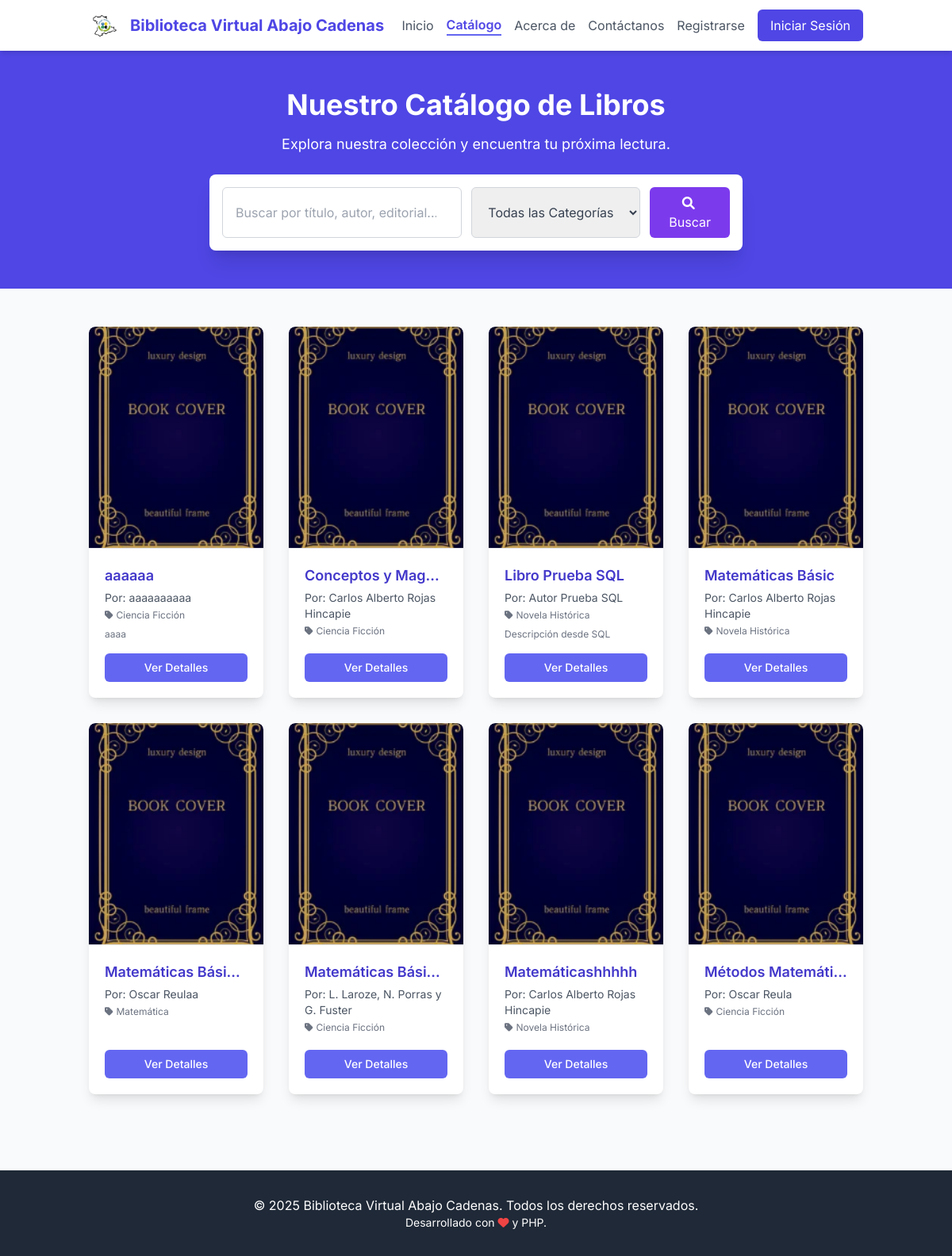
/catalogo.php, run on the app's committed database.
### tables this page shows
CREATE TABLE `libros` (
  `id` int(11) NOT NULL,
  `titulo` varchar(255) NOT NULL,
  `autor` varchar(255) DEFAULT NULL,
  `editorial` varchar(255) DEFAULT NULL,
  `descripcion` text DEFAULT NULL,
  `categoria_id` int(11) DEFAULT NULL,
  `ruta_archivo_pdf` varchar(255) NOT NULL,
  `ruta_portada_img` varchar(255) DEFAULT NULL,
  `subido_por_usuario_id` int(11) DEFAULT NULL,
  `fecha_subida` timestamp NOT NULL DEFAULT current_timestamp(),
  `palabras_clave` text DEFAULT NULL,
  `ano_publicacion` int(4) DEFAULT NULL,
  `cantidad_disponible` int(11) DEFAULT 1,
  `visualizaciones` int(11) DEFAULT 0,
  `descargas` int(11) DEFAULT 0
);

CREATE TABLE `categorias` (
  `id` int(11) NOT NULL,
  `nombre` varchar(100) NOT NULL,
  `descripcion` text DEFAULT NULL,
  `creada_por` int(11) DEFAULT NULL,
  `fecha_creacion` timestamp NOT NULL DEFAULT current_timestamp()
);

### catalogo.php (the view, shortened to what this page needs)
<?php
require_once 'db_config.php';
$search_query = isset($_GET['q']) ? trim($_GET['q']) : '';
$libros_por_pagina = 12;
$pagina_actual = isset($_GET['pagina']) ? (int)$_GET['pagina'] : 1;
$offset = ($pagina_actual - 1) * $libros_por_pagina;
$sql_base = "SELECT l.id, l.titulo, l.autor, l.descripcion, l.ruta_portada_img, c.nombre as nombre_categoria
             FROM libros l
             LEFT JOIN categorias c ON l.categoria_id = c.id";
$params = [];
$types = "";
$sql_libros = $sql_base;
$sql_libros .= " ORDER BY l.titulo ASC";
$sql_libros_paginado = $sql_libros . " LIMIT ? OFFSET ?";
$params_paginado = $params;
$params_paginado[] = $libros_por_pagina;
$params_paginado[] = $offset;
$types_paginado = $types . "ii";
if ($stmt_libros = $mysqli->prepare($sql_libros_paginado)) {
    if (!empty($params_paginado)) {
        $stmt_libros->bind_param($types_paginado, ...$params_paginado);
    }
    $stmt_libros->execute();
    $resultado_libros = $stmt_libros->get_result();
} else {
    $resultado_libros = false;
}
$dashboard_link = "index.php";
?>
<!DOCTYPE html>
<html lang="es">
<head>
    <script src="https://cdn.tailwindcss.com"></script>
    <link rel="stylesheet" href="https://cdnjs.cloudflare.com/ajax/libs/font-awesome/6.0.0-beta3/css/all.min.css">
</head>
<body class="bg-gray-50 text-gray-800">
    <nav class="bg-white shadow-md sticky top-0 z-50">
        <div class="container mx-auto px-6 py-3 flex justify-between items-center">
            <a href="index.php" class="flex items-center text-xl font-bold text-indigo-600">
                <img src="logo.png" alt="Logo Biblioteca Abajo Cadenas" class="h-10 mr-3">
                <span>Biblioteca Virtual Abajo Cadenas</span>
            </a>
            <div class="hidden md:flex space-x-4 items-center">
                <a href="index.php" class="text-gray-600 hover:text-indigo-600">Inicio</a>
                <a href="catalogo.php" class="text-indigo-600 font-semibold border-b-2 border-indigo-500">Catálogo</a>
                <?php if (isset($_SESSION["loggedin"]) && $_SESSION["loggedin"] === true && isset($_SESSION["role"])): ?>
                    <a href="<?php echo $dashboard_link; ?>" class="text-gray-600 hover:text-indigo-600">Mi Panel</a>
                    <a href="logout.php" class="bg-red-500 text-white px-3 py-2 rounded-md hover:bg-red-600 text-sm">Cerrar Sesión</a>
                <?php else: ?>
                    <a href="index.php#acerca" class="text-gray-600 hover:text-indigo-600">Acerca de</a>
                    <a href="index.php#contacto" class="text-gray-600 hover:text-indigo-600">Contáctanos</a>
                    <a href="registro.php" class="text-gray-600 hover:text-indigo-600">Registrarse</a>
                    <a href="index.php#loginSection" class="bg-indigo-600 text-white px-4 py-2 rounded-md hover:bg-indigo-700">Iniciar Sesión</a>
                <?php endif; ?>
            </div>
        </div>
    </nav>
    <header class="bg-indigo-600 text-white py-12">
        <div class="container mx-auto px-6 text-center">
            <h1 class="text-4xl font-bold mb-4">Nuestro Catálogo de Libros</h1>
            <p class="text-lg mb-6">Explora nuestra colección y encuentra tu próxima lectura.</p>
            <form action="catalogo.php" method="GET" class="max-w-2xl mx-auto bg-white p-4 rounded-lg shadow-xl flex flex-col sm:flex-row gap-3">
                <input type="search" name="q" value="<?php echo htmlspecialchars($search_query); ?>" placeholder="Buscar por título, autor, editorial..." class="w-full sm:flex-grow px-4 py-2 text-gray-700 border border-gray-300 rounded-md focus:outline-none focus:ring-2 focus:ring-indigo-500">
                <select name="categoria_id" class="w-full sm:w-auto px-4 py-2 text-gray-700 border border-gray-300 rounded-md focus:outline-none focus:ring-2 focus:ring-indigo-500">
                    <option value="0">Todas las Categorías</option>
                </select>
                <button type="submit" class="bg-violet-600 hover:bg-violet-700 text-white px-6 py-2 rounded-md transition-colors w-full sm:w-auto">
                    <i class="fas fa-search mr-1"></i> Buscar
                </button>
            </form>
        </div>
    </header>
    <main class="container mx-auto px-6 py-12">
        <?php if ($resultado_libros && $resultado_libros->num_rows > 0): ?>
            <div class="grid grid-cols-1 sm:grid-cols-2 md:grid-cols-3 lg:grid-cols-4 gap-8">
                <?php while($libro = $resultado_libros->fetch_assoc()): ?>
                <div class="book-card bg-white rounded-lg shadow-lg overflow-hidden">
                    <a href="detalle_libro.php?id=<?php echo $libro['id']; ?>">
                        <img src="<?php echo !empty($libro['ruta_portada_img']) ? htmlspecialchars($libro['ruta_portada_img']) : 'cover.png'; ?>"
                             alt="Portada de <?php echo htmlspecialchars($libro['titulo']); ?>" class="book-cover-catalog rounded-t-lg"
                             onerror="this.onerror=null; this.src='cover.png';">
                    </a>
                    <div class="p-5 book-card-content">
                        <div>
                            <h3 class="text-lg font-semibold text-indigo-700 mb-1 truncate" title="<?php echo htmlspecialchars($libro['titulo']); ?>">
                                <a href="detalle_libro.php?id=<?php echo $libro['id']; ?>" class="hover:underline">
                                    <?php echo htmlspecialchars($libro['titulo']); ?>
                                </a>
                            </h3>
                            <p class="text-sm text-gray-600 mb-1">Por: <?php echo htmlspecialchars($libro['autor']); ?></p>
                            <?php if(!empty($libro['nombre_categoria'])): ?>
                            <p class="text-xs text-gray-500 mb-2">
                                <i class="fas fa-tag mr-1"></i><?php echo htmlspecialchars($libro['nombre_categoria']); ?>
                            </p>
                            <?php endif; ?>
                            <p class="text-xs text-gray-500 mb-3 truncate" title="<?php echo htmlspecialchars($libro['descripcion']); ?>">
                                <?php echo htmlspecialchars(substr($libro['descripcion'] ?? '', 0, 70)) . (strlen($libro['descripcion'] ?? '') > 70 ? '...' : ''); ?>
                            </p>
                        </div>
                        <div class="mt-auto">
                            <a href="detalle_libro.php?id=<?php echo $libro['id']; ?>"
                               class="block w-full text-center bg-indigo-500 hover:bg-indigo-600 text-white font-medium py-2 px-4 rounded-md text-sm transition-colors">
                               Ver Detalles
                            </a>
                        </div>
                    </div>
                </div>
                <?php endwhile; ?>
            </div>
        <?php endif; ?>
    </main>
    <footer class="bg-gray-800 text-white py-8 mt-12">
        <div class="container mx-auto px-6 text-center">
            <p>&copy; <?php echo date("Y"); ?> Biblioteca Virtual Abajo Cadenas. Todos los derechos reservados.</p>
            <p class="text-sm">Desarrollado con <i class="fas fa-heart text-red-500"></i> y PHP.</p>
        </div>
    </footer>
</body>
</html>

### catalogo.php (style rules this page uses)
body { font-family: 'Inter', sans-serif; }
.book-card { transition: transform 0.3s ease, box-shadow 0.3s ease; height: 100%; display: flex; flex-direction: column; }
.book-cover, .book-cover-catalog { width: 100%; height: 280px; object-fit: cover; border-bottom: 1px solid #e5e7eb; }
.book-card-content { flex-grow: 1; display: flex; flex-direction: column; justify-content: space-between; }

### data on the page
libros: titulo "aaaaaa", autor "aaaaaaaaaa", categoria.nombre "Ciencia Ficción", descripcion "aaaa"
libros: titulo "Conceptos y Mag…", autor "Carlos Alberto Rojas Hincapie", categoria.nombre "Ciencia Ficción"
libros: titulo "Libro Prueba SQL", autor "Autor Prueba SQL", categoria.nombre "Novela Histórica", descripcion "Descripción desde SQL"
libros: titulo "Matemáticas Básic", autor "Carlos Alberto Rojas Hincapie", categoria.nombre "Novela Histórica"
libros: titulo "Matemáticas Bási…", autor "Oscar Reulaa", categoria.nombre "Matemática"
libros: titulo "Matemáticas Bási…", autor "L. Laroze, N. Porras y G. Fuster", categoria.nombre "Ciencia Ficción"
libros: titulo "Matemáticashhhhh", autor "Carlos Alberto Rojas Hincapie", categoria.nombre "Novela Histórica"
libros: titulo "Métodos Matemáti…", autor "Oscar Reula", categoria.nombre "Ciencia Ficción"
